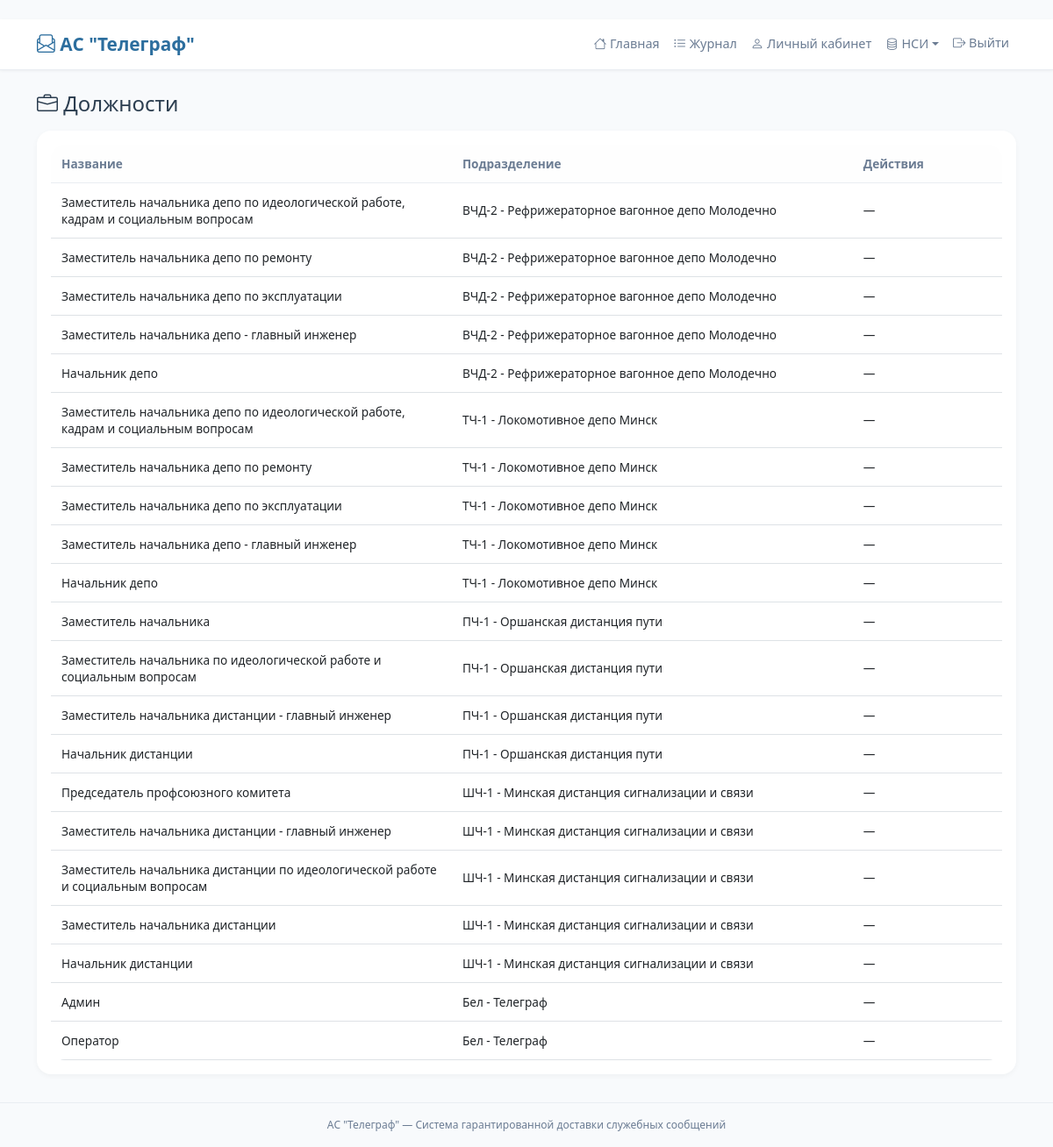
Page /positions/ (signed in) on the committed database.
### core/models.py (models this page shows, shortened)
class Position(models.Model):
    name = models.CharField(max_length=255, verbose_name='Название должности')
    department = models.ForeignKey(Department, on_delete=models.CASCADE, verbose_name='Подразделение')
    class Meta:
        verbose_name = 'Должность'
        verbose_name_plural = 'Должности'

class Department(models.Model):
    code = models.CharField(max_length=20, unique=True, verbose_name='Код подразделения')
    name = models.CharField(max_length=255, verbose_name='Наименование')
    class Meta:
        verbose_name = 'Подразделение'
        verbose_name_plural = 'Подразделения'

### core/views.py (the view)
# urls.py: path('positions/', views.position_list, name='position_list'),
@login_required
def position_list(request):
    positions = Position.objects.all()
    return render(request, 'core/position_list.html', {'positions': positions})

### core/templates/core/position_list.html (shortened to what this page needs)
﻿{% extends 'base.html' %}
{% block content %}
<div class="d-flex justify-content-between align-items-center mb-3">
    <h2 class="h4 mb-0"><i class="bi bi-briefcase"></i> Должности</h2>
</div>
<div class="card">
    <div class="card-body">
        <div class="table-responsive">
            <table class="table table-hover">
                <thead>
                    <tr>
                        <th>Название</th>
                        <th>Подразделение</th>
                        <th>Действия</th>
                    </tr>
                </thead>
                <tbody>
                    {% for pos in positions %}
                    <tr>
                        <td>{{ pos.name }}</td>
                        <td>{{ pos.department.code }} - {{ pos.department.name }}</td>
                        <td>
                            {% if request.user.role == 'ADMIN' %}
                                <a href="{% url 'position_edit' pos.pk %}" class="btn btn-sm btn-outline-warning"><i class="bi bi-pencil"></i></a>
                                <a href="{% url 'position_delete' pos.pk %}" class="btn btn-sm btn-outline-danger" onclick="return confirm('Удалить должность?')"><i class="bi bi-trash"></i></a>
                            {% else %}
                                —
                            {% endif %}
                        </td>
                    </tr>
                    {% empty %}
                    <tr><td colspan="3" class="text-center">Нет должностей. </td></tr>
                    {% endfor %}
                </tbody>
            </table>
        </div>
    </div>
</div>
{% endblock %}

### core/templates/base.html (style rules this page uses)
:root { --primary: #2c6e9e; --primary-light: #e1edf7; --primary-dark: #1a5270; --bg-light: #f8fafc; --card-white: #ffffff; --border-light: #e9edf2; --text-dark: #2c3e50; --text-muted: #6b7c93; --hover-gray: #f1f5f9; }
body { background-color: var(--bg-light); font-family: 'Segoe UI', 'Roboto', system-ui, sans-serif; color: var(--text-dark); font-size: 0.9rem; }
.card { border: none; border-radius: 1rem; background-color: var(--card-white); box-shadow: 0 2px 6px rgba(0,0,0,0.04); margin-bottom: 1.5rem; }
.table { font-size: 0.85rem; margin-bottom: 0; }
.table th { font-weight: 600; color: var(--text-muted); border-bottom: 1px solid var(--border-light); background-color: #fefefe; padding: 0.75rem 0.75rem; white-space: nowrap; }
.table td { padding: 0.75rem 0.75rem; vertical-align: middle; border-top: 1px solid #f0f2f5; word-break: break-word; max-width: 250px; }
.table-responsive { overflow-x: auto; border-radius: 1rem; }

### rows in the picture
Position: name "Заместитель начальника депо по идеологической работе, кадрам и социальным вопросам", department.code "ВЧД-2", department.name "Рефрижераторное вагонное депо Молодечно"
Position: name "Заместитель начальника депо по ремонту", department.code "ВЧД-2", department.name "Рефрижераторное вагонное депо Молодечно"
Position: name "Заместитель начальника депо по эксплуатации", department.code "ВЧД-2", department.name "Рефрижераторное вагонное депо Молодечно"
Position: name "Заместитель начальника депо - главный инженер", department.code "ВЧД-2", department.name "Рефрижераторное вагонное депо Молодечно"
Position: name "Начальник депо", department.code "ВЧД-2", department.name "Рефрижераторное вагонное депо Молодечно"
Position: name "Заместитель начальника депо по идеологической работе, кадрам и социальным вопросам", department.code "ТЧ-1", department.name "Локомотивное депо Минск"
Position: name "Заместитель начальника депо по ремонту", department.code "ТЧ-1", department.name "Локомотивное депо Минск"
Position: name "Заместитель начальника депо по эксплуатации", department.code "ТЧ-1", department.name "Локомотивное депо Минск"
Position: name "Заместитель начальника депо - главный инженер", department.code "ТЧ-1", department.name "Локомотивное депо Минск"
Position: name "Начальник депо", department.code "ТЧ-1", department.name "Локомотивное депо Минск"
Position: name "Заместитель начальника", department.code "ПЧ-1", department.name "Оршанская дистанция пути"
Position: name "Заместитель начальника по идеологической работе и социальным вопросам", department.code "ПЧ-1", department.name "Оршанская дистанция пути"
Position: name "Заместитель начальника дистанции - главный инженер", department.code "ПЧ-1", department.name "Оршанская дистанция пути"
Position: name "Начальник дистанции", department.code "ПЧ-1", department.name "Оршанская дистанция пути"
Position: name "Председатель профсоюзного комитета", department.code "ШЧ-1", department.name "Минская дистанция сигнализации и связи"
Position: name "Заместитель начальника дистанции - главный инженер", department.code "ШЧ-1", department.name "Минская дистанция сигнализации и связи"
Position: name "Заместитель начальника дистанции по идеологической работе и социальным вопросам", department.code "ШЧ-1", department.name "Минская дистанция сигнализации и связи"
Position: name "Заместитель начальника дистанции", department.code "ШЧ-1", department.name "Минская дистанция сигнализации и связи"
Position: name "Начальник дистанции", department.code "ШЧ-1", department.name "Минская дистанция сигнализации и связи"
Position: name "Админ", department.code "Бел", department.name "Телеграф"
Position: name "Оператор", department.code "Бел", department.name "Телеграф"
